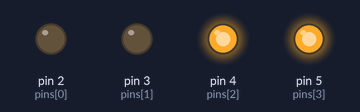
The sketch below on a simulated Arduino Uno, built with avr-gcc and run on an emulated ATmega328P. On the bench: output pins drawn as LEDs (lit = HIGH).

Above: at 0.15 s.
At 0.25 s:
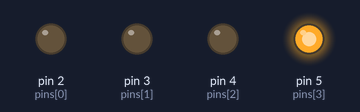
At 0.8 s:
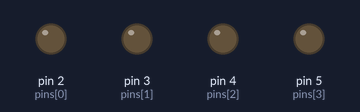
At 1.65 s:
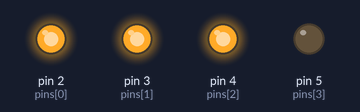
At 2.85 s:
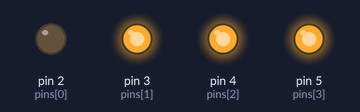
At 5.0 s:
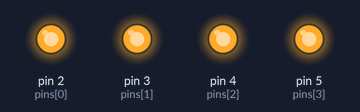
Timing chart, 0 to 6.4 s (numbered marks = the images above):
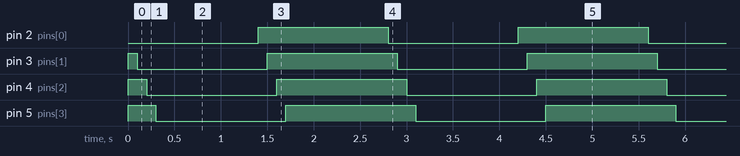

The sketch:

Relay4ModuleTest.ino
```cpp
// the setup function runs once when you press reset or power the board

/*
 * Turn on and off four relays on a relay board, such as Sunfounders or JBtek
 *
 * Note that the coil and trigger voltage supply can be different.  There's a
 * jumper that makes them the same by default.  For Ardunio, this is ok, but
 * for RPi, it shouldn't get 5V as input, so we're doing that here, too.
 *
 * Wiring:
 *  Pins 3,4,5,6 are set to IN1-4 on relay board
 *  Gnd -> Gnd on relay board
 *  3.3V -> VCC on relay (to work same as RaspberryPi)
 *  5V -> JD-VCC on relay board after removing jumper
 */
int pins[] = {2,3,4,5};
int nextMode = LOW;

void setup() {
  // initialize digital pins as output and set high (relay off).
  for ( int i = 0; i < sizeof(pins)/sizeof(int); i++ )
  {
    pinMode(pins[i], OUTPUT);
    digitalWrite(pins[i],HIGH);
  }
}

// the loop function runs over and over again forever
void loop() {

  // flip the state of all the pins
  for ( int i = 0; i < sizeof(pins)/sizeof(int); i++ )
  {
    digitalWrite(pins[i],nextMode);
    delay(100);
  }

  if ( nextMode == LOW )
    nextMode = HIGH;
  else
    nextMode = LOW;

  delay(1000);              // wait for a second
}
```

Measured:
- by itself, pin 2 (pins[0]), pin 3 (pins[1]), pin 4 (pins[2]), pin 5 (pins[3]): alternates HIGH for 1.4 s and LOW for 1.4 s
- by itself, everything shown: repeats every 2.8 s, in 8 steps
